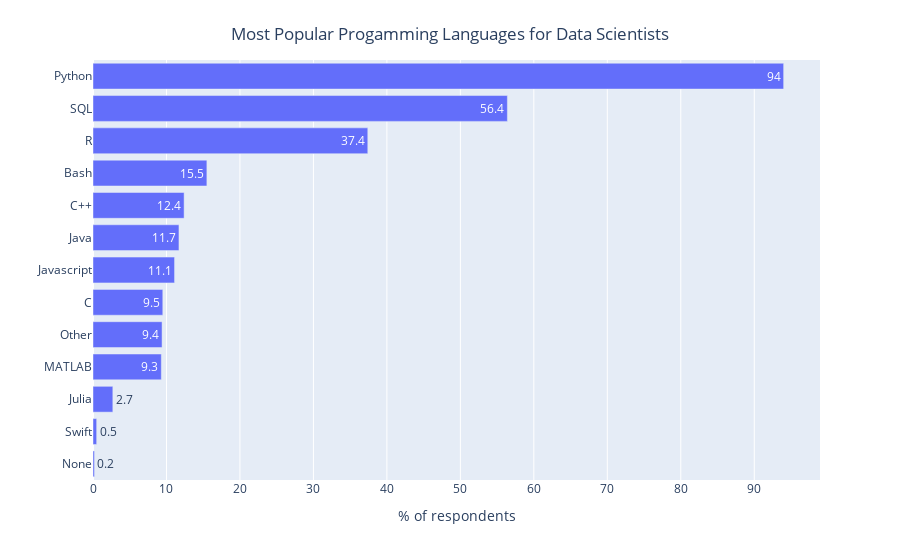

The notebook cell saved with this chart:
### Code cell
question_name = 'Q7'
dictionary_of_counts = sort_dictionary_by_percent(responses_df,
                                                  q7_list_of_columns,
                                                  q7_dictionary_of_counts)
title_for_chart = 'Most Popular Progamming Languages for Data Scientists'
title_for_y_axis = '% of respondents'
orientation_for_chart = 'h'
  
plotly_bar_chart(response_counts=dictionary_of_counts,
                 title=title_for_chart,
                 y_axis_title=title_for_y_axis,
                 orientation=orientation_for_chart)

### Figure 1 — Plotly figure (JSON) as saved in the notebook; plotly's stock layout.template omitted (floating-point values rounded to 4 significant figures)
{"data": [{"alignmentgroup": "True", "hovertemplate": "variable=0<br>% of respondents=%{x}<br>=%{y}<br>text=%{text}<extra></extra>", "legendgroup": "0", "marker": {"color": "#636efa"}, "name": "0", "offsetgroup": "0", "orientation": "h", "showlegend": true, "text": [0.2, 0.5, 2.7, 9.3, 9.4, 9.5, 11.1, 11.7, 12.4, 15.5, 37.4, 56.4, 94.0], "textposition": "auto", "type": "bar", "x": [0.2, 0.5, 2.7, 9.3, 9.4, 9.5, 11.1, 11.7, 12.4, 15.5, 37.4, 56.4, 94.0], "xaxis": "x", "y": ["None", "Swift", "Julia", "MATLAB", "Other", "C", "Javascript", "Java", "C++", "Bash", "R", "SQL", "Python"], "yaxis": "y"}], "layout": {"barmode": "relative", "legend": {"title": {"text": "variable"}, "tracegroupgap": 0}, "margin": {"t": 60}, "showlegend": false, "title": {"text": "Most Popular Progamming Languages for Data Scientists", "x": 0.5, "y": 0.95}, "xaxis": {"anchor": "y", "domain": [0.0, 1.0], "title": {"text": "% of respondents"}}, "yaxis": {"anchor": "x", "domain": [0.0, 1.0], "title": {"text": ""}}}}
